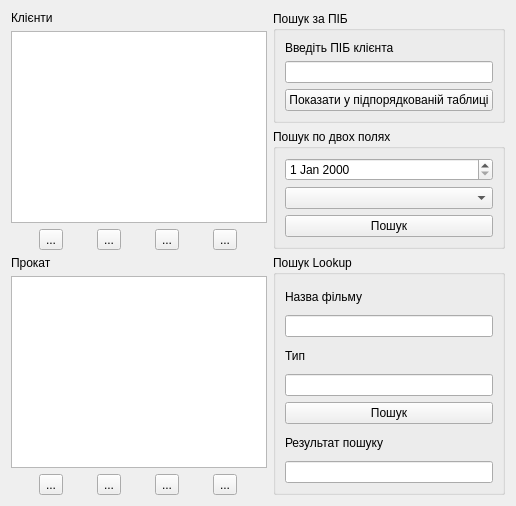
        <widget class="QWidget" name="tabSearch">
         <attribute name="title">
          <string>Пошук даних</string>
         </attribute>
         <layout class="QHBoxLayout" name="horizontalLayout_10">
          <item>
           <layout class="QHBoxLayout" name="srMainLayout" stretch="4,2">
            <item>
             <layout class="QVBoxLayout" name="srLeftLayout">
              <item>
               <layout class="QVBoxLayout" name="srClientsBlockLayout">
                <item>
                 <widget class="QLabel" name="srClientsLabel">
                  <property name="text">
                   <string>Клієнти</string>
                  </property>
                 </widget>
                </item>
                <item>
                 <widget class="QTableView" name="srClientsTable"/>
                </item>
                <item>
                 <layout class="QHBoxLayout" name="srClientsNavLayout">
                  <item>
                   <widget class="QToolButton" name="srClientsFirstButton">
                    <property name="text">
                     <string>...</string>
                    </property>
                    <property name="icon">
                     <iconset theme="QIcon::ThemeIcon::MediaSkipBackward"/>
                    </property>
                   </widget>
                  </item>
                  <item>
                   <widget class="QToolButton" name="srClientsPrevButton">
                    <property name="text">
                     <string>...</string>
                    </property>
                    <property name="icon">
                     <iconset theme="QIcon::ThemeIcon::MediaSeekBackward"/>
                    </property>
                   </widget>
                  </item>
                  <item>
                   <widget class="QToolButton" name="srClientsNextButton">
                    <property name="text">
                     <string>...</string>
                    </property>
                    <property name="icon">
                     <iconset theme="QIcon::ThemeIcon::MediaSeekForward"/>
                    </property>
                   </widget>
                  </item>
                  <item>
                   <widget class="QToolButton" name="srClientsLastButton">
                    <property name="text">
                     <string>...</string>
                    </property>
                    <property name="icon">
                     <iconset theme="QIcon::ThemeIcon::MediaSkipForward"/>
                    </property>
                   </widget>
                  </item>
                 </layout>
                </item>
               </layout>
              </item>
              <item>
               <layout class="QVBoxLayout" name="srRentalsBlockLayout">
                <item>
                 <widget class="QLabel" name="srRentalsLabel">
                  <property name="text">
                   <string>Прокат</string>
                  </property>
                 </widget>
                </item>
                <item>
                 <widget class="QTableView" name="srRentalsTable"/>
                </item>
                <item>
                 <layout class="QHBoxLayout" name="srRentalsNavLayout">
                  <item>
                   <widget class="QToolButton" name="srRentalsFirstButton">
                    <property name="text">
                     <string>...</string>
                    </property>
                    <property name="icon">
                     <iconset theme="QIcon::ThemeIcon::MediaSkipBackward"/>
                    </property>
                   </widget>
                  </item>
                  <item>
                   <widget class="QToolButton" name="srRentalsPrevButton">
                    <property name="text">
                     <string>...</string>
                    </property>
                    <property name="icon">
                     <iconset theme="QIcon::ThemeIcon::MediaSeekBackward"/>
                    </property>
                   </widget>
                  </item>
                  <item>
                   <widget class="QToolButton" name="srRentalsNextButton">
                    <property name="text">
                     <string>...</string>
                    </property>
                    <property name="icon">
                     <iconset theme="QIcon::ThemeIcon::MediaSeekForward"/>
                    </property>
                   </widget>
                  </item>
                  <item>
                   <widget class="QToolButton" name="srRentalsLastButton">
                    <property name="text">
                     <string>...</string>
                    </property>
                    <property name="icon">
                     <iconset theme="QIcon::ThemeIcon::MediaSkipForward"/>
                    </property>
                   </widget>
                  </item>
                 </layout>
                </item>
               </layout>
              </item>
             </layout>
            </item>
            <item>
             <layout class="QVBoxLayout" name="srRightLayout">
              <item>
               <widget class="QGroupBox" name="srGroupSearchByName">
                <property name="title">
                 <string>Пошук за ПІБ</string>
                </property>
                <layout class="QVBoxLayout" name="verticalLayout_3">
                 <item>
                  <widget class="QLabel" name="srSbnLabel">
                   <property name="text">
                    <string>Введіть ПІБ клієнта</string>
                   </property>
                  </widget>
                 </item>
                 <item>
                  <widget class="QLineEdit" name="srSbnInput"/>
                 </item>
                 <item>
                  <widget class="QPushButton" name="srSbnButton">
                   <property name="text">
                    <string>Показати у підпорядкованій таблиці</string>
                   </property>
                  </widget>
                 </item>
                </layout>
               </widget>
              </item>
              <item>
               <widget class="QGroupBox" name="srGroupSearchTwoFields">
                <property name="title">
                 <string>Пошук по двох полях</string>
                </property>
                <layout class="QVBoxLayout" name="verticalLayout_4">
                 <item>
                  <widget class="QDateEdit" name="srStfDateInput"/>
                 </item>
                 <item>
                  <widget class="QComboBox" name="srStfCombo"/>
                 </item>
                 <item>
                  <widget class="QPushButton" name="srStfButton">
                   <property name="text">
                    <string>Пошук</string>
                   </property>
                  </widget>
                 </item>
                </layout>
               </widget>
              </item>
              <item>
               <widget class="QGroupBox" name="srGroupSearchLookup">
                <property name="sizePolicy">
                 <sizepolicy hsizetype="Preferred" vsizetype="Preferred">
                  <horstretch>0</horstretch>
                  <verstretch>0</verstretch>
                 </sizepolicy>
                </property>
                <property name="minimumSize">
                 <size>
                  <width>0</width>
                  <height>240</height>
                 </size>
                </property>
                <property name="title">
                 <string>Пошук Lookup</string>
                </property>
                <layout class="QVBoxLayout" name="verticalLayout_5">
                 <item>
                  <widget class="QLabel" name="rSluTitleLabel">
                   <property name="text">
                    <string>Назва фільму</string>
                   </property>
                  </widget>
                 </item>
                 <item>
                  <widget class="QLineEdit" name="srSluTitleInput"/>
                 </item>
                 <item>
                  <widget class="QLabel" name="rSluTypeLabel">
                   <property name="text">
                    <string>Тип</string>
                   </property>
                  </widget>
                 </item>
                 <item>
                  <widget class="QLineEdit" name="srSluTypeInput"/>
                 </item>
                 <item>
                  <widget class="QPushButton" name="srSluButton">
                   <property name="text">
                    <string>Пошук</string>
                   </property>
                  </widget>
                 </item>
                 <item>
                  <widget class="QLabel" name="srSluResultLabel">
                   <property name="text">
                    <string>Результат пошуку</string>
                   </property>
                  </widget>
                 </item>
                 <item>
                  <widget class="QLineEdit" name="srSluResultOutput"/>
                 </item>
                </layout>
               </widget>
              </item>
             </layout>
            </item>
           </layout>
          </item>
         </layout>
        </widget>
